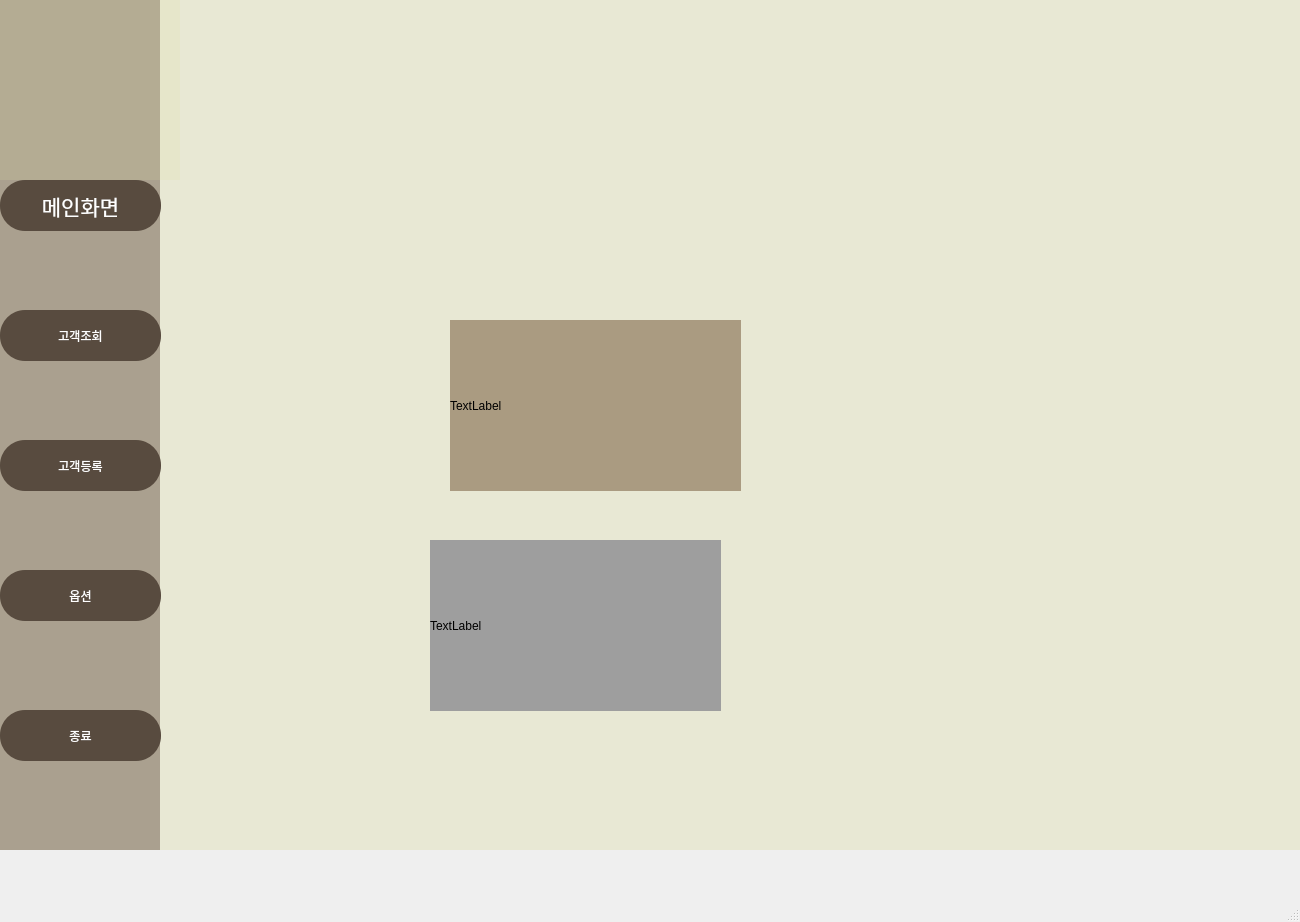
<?xml version="1.0" encoding="UTF-8"?>
<ui version="4.0">
 <class>MainWindow</class>
 <widget class="QMainWindow" name="MainWindow">
  <property name="geometry">
   <rect>
    <x>0</x>
    <y>0</y>
    <width>1300</width>
    <height>922</height>
   </rect>
  </property>
  <property name="windowTitle">
   <string>MainWindow</string>
  </property>
  <widget class="QWidget" name="centralwidget">
   <widget class="QStackedWidget" name="stackedWidget">
    <property name="geometry">
     <rect>
      <x>0</x>
      <y>0</y>
      <width>1300</width>
      <height>850</height>
     </rect>
    </property>
    <property name="styleSheet">
     <string notr="true">background-color: rgba(218, 218, 163, 50);</string>
    </property>
    <widget class="QWidget" name="page_main">
     <widget class="QLabel" name="label_logo">
      <property name="geometry">
       <rect>
        <x>-20</x>
        <y>-20</y>
        <width>200</width>
        <height>200</height>
       </rect>
      </property>
      <property name="text">
       <string/>
      </property>
      <property name="pixmap">
       <pixmap>CCS_logo.png</pixmap>
      </property>
     </widget>
     <widget class="QLabel" name="label_menu_background">
      <property name="geometry">
       <rect>
        <x>0</x>
        <y>0</y>
        <width>160</width>
        <height>850</height>
       </rect>
      </property>
      <property name="styleSheet">
       <string notr="true">background-color: rgb(170, 160, 143);</string>
      </property>
      <property name="text">
       <string/>
      </property>
     </widget>
     <widget class="QPushButton" name="pushButton">
      <property name="geometry">
       <rect>
        <x>0</x>
        <y>180</y>
        <width>161</width>
        <height>51</height>
       </rect>
      </property>
      <property name="font">
       <font>
        <family>휴먼편지체</family>
        <pointsize>16</pointsize>
        <weight>50</weight>
        <italic>false</italic>
        <bold>false</bold>
        <underline>false</underline>
       </font>
      </property>
      <property name="styleSheet">
       <string notr="true">QPushButton{
background-color: rgb(88, 75, 63);
color: white;
border-radius:25px;
font: 16pt &quot;휴먼편지체&quot;;
}

QPushButton:hover{
color: white;
border-radius:25px;
background-color: rgb(130, 120, 63)
}</string>
      </property>
      <property name="text">
       <string>메인화면</string>
      </property>
     </widget>
     <widget class="QPushButton" name="pushButton_2">
      <property name="geometry">
       <rect>
        <x>0</x>
        <y>310</y>
        <width>161</width>
        <height>51</height>
       </rect>
      </property>
      <property name="styleSheet">
       <string notr="true">QPushButton{
background-color: rgb(88, 75, 63);
color: white;
border-radius:25px;
font: 16pt &quot;휴먼편지체&quot;;
}

QPushButton:hover{
color: white;
border-radius:25px;
background-color: rgb(130, 120, 63)
}</string>
      </property>
      <property name="text">
       <string>고객조회</string>
      </property>
     </widget>
     <widget class="QPushButton" name="pushButton_3">
      <property name="geometry">
       <rect>
        <x>0</x>
        <y>440</y>
        <width>161</width>
        <height>51</height>
       </rect>
      </property>
      <property name="styleSheet">
       <string notr="true">QPushButton{
background-color: rgb(88, 75, 63);
color: white;
border-radius:25px;
font: 16pt &quot;휴먼편지체&quot;;
}

QPushButton:hover{
color: white;
border-radius:25px;
background-color: rgb(130, 120, 63)
}</string>
      </property>
      <property name="text">
       <string>고객등록</string>
      </property>
     </widget>
     <widget class="QPushButton" name="pushButton_4">
      <property name="geometry">
       <rect>
        <x>0</x>
        <y>570</y>
        <width>161</width>
        <height>51</height>
       </rect>
      </property>
      <property name="styleSheet">
       <string notr="true">QPushButton{
background-color: rgb(88, 75, 63);
color: white;
border-radius:25px;
font: 16pt &quot;휴먼편지체&quot;;
}

QPushButton:hover{
color: white;
border-radius:25px;
background-color: rgb(130, 120, 63)
}</string>
      </property>
      <property name="text">
       <string>옵션</string>
      </property>
     </widget>
     <widget class="QPushButton" name="pushButton_5">
      <property name="geometry">
       <rect>
        <x>0</x>
        <y>710</y>
        <width>161</width>
        <height>51</height>
       </rect>
      </property>
      <property name="styleSheet">
       <string notr="true">QPushButton{
background-color: rgb(88, 75, 63);
color: white;
border-radius:25px;
font: 16pt &quot;휴먼편지체&quot;;
}

QPushButton:hover{
color: white;
border-radius:25px;
background-color: rgb(130, 120, 63)
}</string>
      </property>
      <property name="text">
       <string>종료</string>
      </property>
     </widget>
     <widget class="QLabel" name="label">
      <property name="geometry">
       <rect>
        <x>450</x>
        <y>320</y>
        <width>291</width>
        <height>171</height>
       </rect>
      </property>
      <property name="styleSheet">
       <string notr="true">background-color: rgb(170, 155, 129);</string>
      </property>
      <property name="text">
       <string>TextLabel</string>
      </property>
     </widget>
     <widget class="QLabel" name="label_2">
      <property name="geometry">
       <rect>
        <x>430</x>
        <y>540</y>
        <width>291</width>
        <height>171</height>
       </rect>
      </property>
      <property name="styleSheet">
       <string notr="true">background-color: rgb(158, 158, 158);</string>
      </property>
      <property name="text">
       <string>TextLabel</string>
      </property>
     </widget>
     <zorder>label_menu_background</zorder>
     <zorder>pushButton</zorder>
     <zorder>pushButton_2</zorder>
     <zorder>pushButton_3</zorder>
     <zorder>pushButton_4</zorder>
     <zorder>pushButton_5</zorder>
     <zorder>label_logo</zorder>
     <zorder>label</zorder>
     <zorder>label_2</zorder>
    </widget>
    <widget class="QWidget" name="page_2"/>
   </widget>
  </widget>
  <widget class="QMenuBar" name="menubar">
   <property name="geometry">
    <rect>
     <x>0</x>
     <y>0</y>
     <width>1300</width>
     <height>21</height>
    </rect>
   </property>
  </widget>
  <widget class="QStatusBar" name="statusbar"/>
 </widget>
 <resources/>
 <connections/>
</ui>
